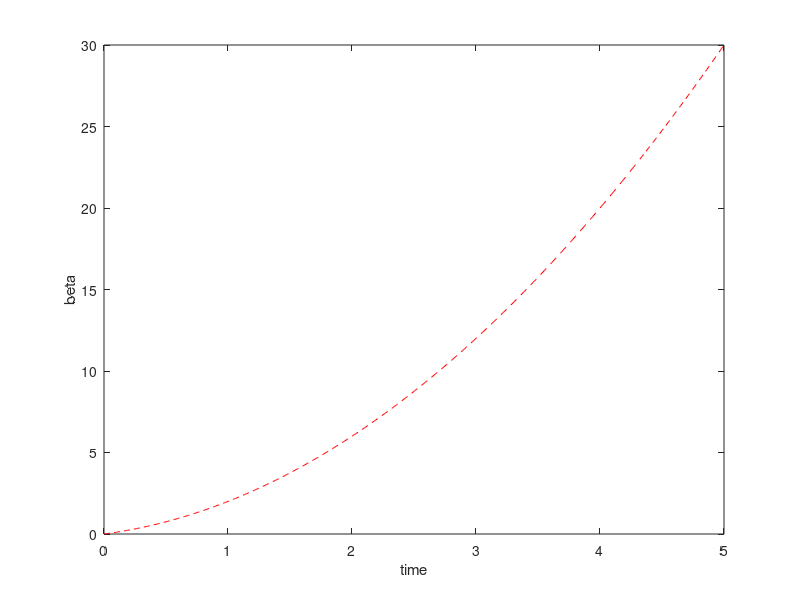

Recreate this plot in MATLAB. (Note: this script raises an error after producing the figure.)
% Structure
% 1) It generates the pitchfork Normalized (to extract 
%   -timePitch scaling and 
%   -maxStatePitch )
%   -maxBetaPitch
% 2) It integrate the jingwang (To find the right scale for the
%   pitchfork)(it finds the maxState of Jin Wang) 
%   - timeJin
%   - maxStateJin       
%    -maxBetaJin
% 3) It normalize pitchfork using the scale of the jin wang and the pitchfork . 
%   - creates finalScale = maxStatepitch/maxStateJIn
% 4) It generates the prediction of jin using pitch equations.
% Equation  = mu = (x * finalscale )^2 / maxBeta

%Note: Every-Modification in 4 needs to be reflected in 2
%% 1) Generate data for the Pitchfork
clear all, close all, clc
figpath = '../figures/';
addpath('../Functions/utils');
addpath('../Functions/violin/');
addpath('../Functions/NoiseFunctions/');
addpath('../Functions/plottingfunctions/');

tic
%% data directory
dataDir = fullfile(pwd, 'Data_from_scripts');
if ~exist(dataDir, 'dir')
    mkdir(dataDir);
end

%plot directory
fullScriptPath = mfilename('fullpath');

% split into folder, name and extension
[scriptFolder, scriptName, scriptExt] = fileparts(fullScriptPath);

% now build your plots_<scriptname> folder
plotsDir = fullfile(scriptFolder, [scriptName '_plots']);
if ~exist(plotsDir,'dir')
    mkdir(plotsDir);
end

%% Number of variables
%generate Data

n = 3; %number of variables
dt=0.01; %timestep

%Integrate interval

Endinterval = 5; %initial value of the pitchfor bifurcation
%Endinterval = 1.5; %initial value of the pitchfor bifurcation
%intervalzero = -.001;
intervalzero = 0;

%real hidden variable interval
%tinterval=[0 Initinterval];
tinterval=[intervalzero Endinterval];

% Integrate
tspan=[.001:dt:tinterval(2)-tinterval(1)];
N = length(tspan);

options = odeset('RelTol',1e-12,'AbsTol',1e-12*ones(1,n));
Xpitch=[];
%Coeficients of polyorder 3 c1*t+c2*t^2+c3*t^3 & and final time value 
%c=[3,2,1,Endinterval];
polyorder= 1
cPitch=[1,1,0,Endinterval];
c = cPitch
%Analitic polinomial

%Integration for Pitchforksystem
reescale = 1
%xMax = [1,1,1];

yzNonreescaled=c(1)*(tspan+tinterval(1))+c(2)*(tspan+tinterval(1)).^2 ...
        +c(3).*(tspan+tinterval(1)).^3;
yzero = reescale*(c(1)*(tspan+tinterval(1))+c(2)*(tspan+tinterval(1)).^2 ...
        +c(3).*(tspan+tinterval(1)).^3);

% maxBetapitch = max(yzero);
% yzero = yzero/max(yzero);
maxBetapitch = 1;
%yzero = yzero/max(yzero);

figure(1)
plot(tspan, yzero,'r--')
xlabel('time')
ylabel('beta')
xline(0,'k--');
set(gca,'FontSize',16);
l=legend('Polynomial Pitchfork');
l.FontSize = 14;
l.Location='northeast';
title('polynomial Pitchfork');

xMax = ones((length(c)-1));
        mu0=[yzero(1)];  %initial condition of Beta  
        
        %sqrt(muo)%formula of coordinate x0 in function of beta(mu0)
        x0=real(sqrt(mu0))+0.01; %Initial condition of state variables
        [t,x] = ode45(@(t,x) transcriticalReescaled(t,x,c,xMax,reescale,maxBetapitch ),tspan,[tspan(1),mu0,x0]);%,options);
        Xpitch = [Xpitch;x];
        
        %plot variable x vs bifurcation parameter
        figure(2)
        hold on
        plot(x(:,2),x(:,3),'b-')  
        xlabel('beta')
        ylabel('State x3')
        xline(0,'k--');
        yline(0,'k--');
        set(gca,'FontSize',16);
        l=legend('Trajectory with changin beta');
        l.FontSize = 14;
        l.Location='northeast';
        title('Pitchfork State vsparameter')
        hold off    
%% Section 2 

% Normalization variables: 

xMax = max(abs(x));
[x,yzero] = xNormalization(x,yzero);
       
mufunc = @(x) ((x(:,3)))*(xMax(3))/maxBetapitch; %here max is one

%mufunc = @(x) reescale*(x(:,3)/xMax(3)).^2
mu_observed=mufunc(x); 

%%Polinomial fit
%In the fututure we can let unkonw the coefficient (tinterval(1)or tinterval(2))

F1=@(weightdx,xdata)  (weightdx(1)*(xdata+tinterval(1))+weightdx(2)*(xdata+tinterval(1)).^2 ...
        +weightdx(3).*(xdata+tinterval(1)).^3);

%curve fitting
weights0=[0.5 0.5 0.5];%initial guess for weights
[weightdx, resnorm,~,exitflag,output] = lsqcurvefit(F1,weights0, tspan, mu_observed')

%data predicted from F1 evaluated with the predicted coefficients
reproduced_data= F1(weightdx,tspan);
        
titleX = 'Transcritical'
plotState_Beta_time_Pred(tspan,x,mu_observed,yzero,reproduced_data,n,polyorder,'Transcritical',3)



        h  = figure('Name','phaseportrait')
        plot(tspan,x(:,3),'b-','LineWidth',2)
        xlabel('Time','Interpreter','latex')
        ylabel('X','Interpreter','latex')
        xline(0,'k--');
        xlim([tspan(1) tspan(end)])
        set(gca,'FontSize',16);
%         l=legend('x VS T');
        l.FontSize = 14;
        l.Location='NorthWest';
        title(sprintf('Phase for %s', titleX));
        
%% 
        figName = get(h,'Name');

        if isempty(figName)
            % no Name property set → use figure number
            safeName = sprintf('Figure_%d', h.Number);
        else
            % sanitize the given Name
            safeName = regexprep(figName,'[^\w]','_');
        end

    set(h, 'Renderer', 'painters');                        % force vector renderer
    filename = fullfile(plotsDir, [safeName '.pdf']);     % build path
    exportgraphics(h, filename, ...
        'ContentType', 'vector', ...                       % vector PDF
        'BackgroundColor', 'none', ...                     % transparent background
        'Append', false);                                  % overwrite if exists


%%

       h =  figure('Name','prediction')
        plot(tspan,yzero,'r-','linewidth',2)% good True dynamic
        yline(0,'k--','HandleVisibility','off');
        hold on
        plot(tspan,reproduced_data,'b--','linewidth',2); %\alpha from polinomial fit
        xlabel('Time','Interpreter','latex')
        ylabel('$\alpha$','Interpreter','latex')
        Ymin = min([yzero, reproduced_data]) - 0.005;
        Ymax = max([yzero, reproduced_data]) + 0.005;
        ylim([Ymin Ymax])
        xlim([tspan(1) tspan(end)])
        %axis([0 20 -100 5000])
        set(gca,'FontSize',16);
        l=legend('True ','Inferred','Intermediate');
        l.FontSize = 14;
        l.Location='NorthWest';
        title(sprintf('Prediction, PolyOrder = %d', polyorder));

%% 
        figName = get(h,'Name');

        if isempty(figName)
            % no Name property set → use figure number
            safeName = sprintf('Figure_%d', h.Number);
        else
            % sanitize the given Name
            safeName = regexprep(figName,'[^\w]','_');
        end

    set(h, 'Renderer', 'painters');                        % force vector renderer
    filename = fullfile(plotsDir, [safeName '.pdf']);     % build path
    exportgraphics(h, filename, ...
        'ContentType', 'vector', ...                       % vector PDF
        'BackgroundColor', 'none', ...                     % transparent background
        'Append', false);                                  % overwrite if exists


%%

%% 

% Mu with ratio State-Noise

%noise normal multiplied by 0.1
noise_scale = 0.1;


%noise has the same variaance over all the trayectory. 
[xNoisy, Noise_normalized] = add_Noise_Max(x,noise_scale);

%next step is to use the noise for the figures. 
 %(prediction of mu with noisy data)
mu_obsNoisy = mufunc(xNoisy);

[weightdxNoise,resnormNoise,~,exitflagNoise,outputNoise] = lsqcurvefit(F1,weights0, tspan, mu_obsNoisy');

reproduced_dataNoisy= F1(weightdxNoise,tspan);

comparisonVector = [c(1:(length(c)-1));weightdx;weightdxNoise]
% Evaluate the 

% plotNoisyStateFig_4(tspan,xNoisy,mu_obsNoisy,yzero,reproduced_dataNoisy,n)

plotNoisyStateFig_5(tspan,xNoisy,mu_obsNoisy,yzero,reproduced_dataNoisy,n)
 % plotCleanNoiseStateFig_5(tspan,Noise_normalized,yzero,n)
%% Here we change the c by the original mu_noisy
X = []

C_predicted = weightdxNoise
% Assuming yzero, C_predicted, xMax, tspan, and options are already defined

% Directly use the singular values for mu0 and x0
mu0 = yzero(1);
x0 = sqrt(yzero(1)); % Formula of radius of Initial Condition
reescaletimeSadd  = 1
maxBetaSadd = 1
% Integrate the system
        % [t,x] = ode45(@(t,x) transcriticalReescaled(t,x,c,xMax,reescale,maxBetapitch ),tspan,[tspan(1),mu0,x0]);%,options);

[t, xreconstruct] = ode45(@(t, x) transcriticalReescaled(t, x, C_predicted, xMax, reescaletimeSadd , maxBetaSadd), tspan, [tspan(1), mu0, x0], options);

% Plot Variable x3 vs bifurcation parameter
h = figure('Name','Plain_Reconstruction2')
hold on
plot(xreconstruct(:,2), xreconstruct(:,3), 'b-')
xlabel('$\alpha$', 'Interpreter', 'latex')
ylabel('State', 'Interpreter', 'latex')
xline(0, 'k--');
set(gca, 'FontSize', 16);
title(['$\mathbf{State \hspace{0.005\linewidth} vs \hspace{0.005\linewidth}\alpha(t)}$'], 'Interpreter', 'latex')
hold off
%% 
        figName = get(h,'Name');

        if isempty(figName)
            % no Name property set → use figure number
            safeName = sprintf('Figure_%d', h.Number);
        else
            % sanitize the given Name
            safeName = regexprep(figName,'[^\w]','_');
        end

    set(h, 'Renderer', 'painters');                        % force vector renderer
    filename = fullfile(plotsDir, [safeName '.pdf']);     % build path
    exportgraphics(h, filename, ...
        'ContentType', 'vector', ...                       % vector PDF
        'BackgroundColor', 'none', ...                     % transparent background
        'Append', false);                                  % overwrite if exists


%%

R2StateVariables = calculateAvgR2(xNoisy(:,2:end),xreconstruct(:,2:end))

% Calculation of r^2score of derivatives: 
params = {C_predicted, xMax, reescaletimeSadd , maxBetaSadd}; % Pack parameters into a cell array

% Example call to the modified function
[R2Score,dxdt_noisy,dxdt_model] = function_CalcDerivatives(@saddlenodeNewPoli, params, xNoisy, tspan);

% Display the R^2 score
disp(['R^2 Score: ', num2str(R2Score)]);

h = figure('Name','Reconstruction')
hold on
plot(tspan,xNoisy(:,3),'b-')
plot(tspan,xreconstruct(:,3),'r-')
xlabel('$Time$','interpreter','latex')
ylabel('State','interpreter','latex')
xline(0,'k--');
legend('Original Noisy Data', 'Reconstructed Trajectory', 'Location', 'best') % Add a legend
set(gca,'FontSize',16);
% title(['$\mathbf{State \hspace{0.005\linewidth} vs \hspace{0.005\linewidth} Time, \hspace{0.005\linewidth} V = noise_scale}$'],'Interpreter','latex')
titleStr = sprintf('$\\mathbf{State \\hspace{0.005\\linewidth} vs \\hspace{0.005\\linewidth} Time, \\hspace{0.005\\linewidth} V = %.1f}$', noise_scale);
title(titleStr,'Interpreter','latex')
hold off    


        figName = get(h,'Name');

        if isempty(figName)
            % no Name property set → use figure number
            safeName = sprintf('Figure_%d', h.Number);
        else
            % sanitize the given Name
            safeName = regexprep(figName,'[^\w]','_');
        end

    set(h, 'Renderer', 'painters');                        % force vector renderer
    filename = fullfile(plotsDir, [safeName '.pdf']);     % build path
    exportgraphics(h, filename, ...
        'ContentType', 'vector', ...                       % vector PDF
        'BackgroundColor', 'none', ...                     % transparent background
        'Append', false);                                  % overwrite if exists


% % save('SaddleOri_Reco.mat', 'xNoisy', 'xreconstruct','tspan','noise_scale');
save(fullfile(dataDir, 'Saddle_Reconstruction.mat'), 'xNoisy', 'xreconstruct','tspan','noise_scale');

%% Creation of plot that add noise to the reconstructed signal. 
% Noise analysis 
% Creation of comparison vector for different noise variances: 

VectorOfNoise = [0:0.1:0.5];
name = mfilename;

%noise_Scale_maximum(F1,weights0, tspan, x,c,yzero,VectorOfNoise,name,mufunc)

noise_5_Boxplots(F1,weights0, tspan, x,c,yzero,VectorOfNoise,name,...
    mufunc,mfilename,dataDir,plotsDir)
